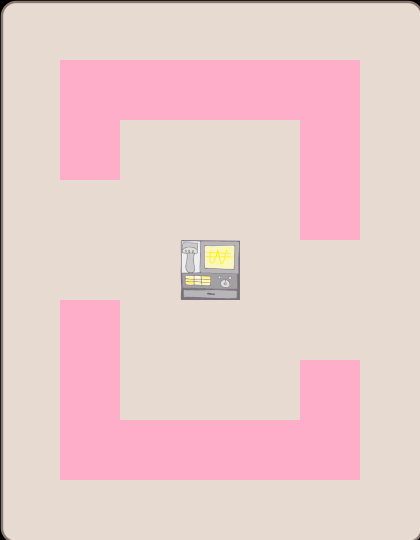

This is a level from a 2D game, rendered from its Tiled map with the project's own tilesets. A one-line summary and the map file follow, with tile-layer data summarised:
An orthogonal 7x9 tile map with 60x60 px tiles, 3 tile layers (background, wall, Items), 3 tilesets and 7 objects (food1, food3, food4, food2, food5, ...).

<map version="1.0" orientation="orthogonal" width="7" height="9" tilewidth="60" tileheight="60">
 <tileset firstgid="1" name="background1" tilewidth="60" tileheight="60">
  <image source="background1.png" width="424" height="544" />
 </tileset>
 <tileset firstgid="64" source="metaset1.tsx" />
 <tileset firstgid="65" name="wall" tilewidth="60" tileheight="60">
  <image source="wall.png" width="120" height="120" />
 </tileset>
 <layer name="background" width="7" height="9">
  <data>[63 cells, 63 non-empty, 63 distinct tile ids]</data>
 </layer>
 <layer name="wall" width="7" height="9">
  <data>[63 cells, 17 non-empty, 4 distinct tile ids]</data>
 </layer>
 <layer name="Items" width="7" height="9">
  <data>[63 cells, 16 non-empty, 1 distinct tile ids]</data>
 </layer>
 <objectgroup name="foods" width="7" height="9">
  <object name="food1" x="185" y="491" width="49" height="45" />
  <object name="food3" x="361" y="372" width="46" height="45" />
  <object name="food4" x="3" y="12" width="49" height="45" />
  <object name="food2" x="184" y="309" width="46" height="47" />
  <object name="food5" x="243" y="124" width="49" height="51" />
 </objectgroup>
 <objectgroup name="object" width="7" height="9">
  <object name="character" x="364" y="9" width="49" height="49" />
 </objectgroup>
 <objectgroup name="endPoint" width="7" height="9">
  <object name="counter" x="184" y="243" width="57" height="58" />
 </objectgroup>
</map>
